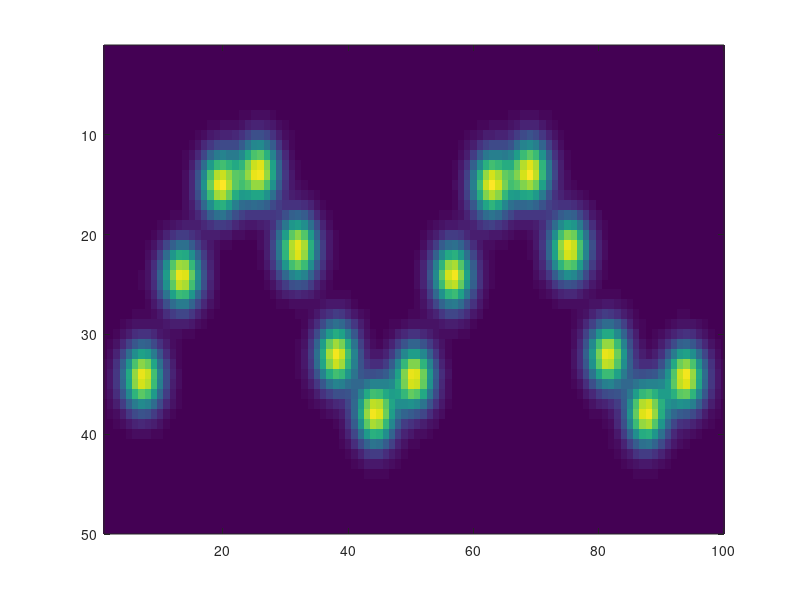

MATLAB code for this plot: (Note: this script raises an error after producing the figure.)
%%% Script for creating synthetic, 2D mixture-of-Gaussians data

%% Parameters 

% File to write to
OUT_FPATH = '/Users/cmcgrory/paninski_lab/worm/data/gmm_data_2d.mat';

% Image size 
IMG_SIZE = [100, 50];

% Image size limits
IMG_XLIM = [1, 100];
IMG_YLIM = [1, 50];

% Number of samples
T = 20;

% Sample rate (Hz)
SMP_RATE = 4;

% Number of mixture components
K = 15;

% Number of 'cycles' spanning worm
N_CYCLES = 2;

% Frequency of worm movement (Hz)
FREQ = 0.5;

% Amplitude of worm movement (image units)
AMP = 12.5;

% Scale of isotropic covariance matrix for GMM
COV_SCL = 5.0;

% Flag for whether or not to add noise
ADD_NOISE = false;

% Noise level (stddev of Gaussian noise)
NOISE_STD = 1e-4;


%% Create time series of mean positions

% X-values of means are equally spaced; don't change in time
means_x = linspace(IMG_XLIM(1), IMG_XLIM(2), K + 2);
means_x = means_x(2:K+1);
means_x = repmat(means_x, [T, 1]);

% Y-values of means oscillate in time
phases = linspace(0, N_CYCLES * 2 * pi, K);
offset = IMG_YLIM(1) + (IMG_YLIM(2) - IMG_YLIM(1)) / 2;
rads = (2 * pi * FREQ / SMP_RATE) * (0:(T-1));
means_y = offset + AMP * sin(rads' + phases);

%% Plot motion of means in real-time
% 
% for t = 1:T
%     
%     scatter(means_x(t, :), means_y(t, :));
%     xlim(IMG_XLIM);
%     ylim(IMG_YLIM);
%     
%     pause(1 / SMP_RATE);
%     
% end

%% Create series of GMM densities using mean poositions

% Covariance matrix is isotropic, with scale determined by parameter
sigma = COV_SCL * eye(2);

% Create grid for evaluating densities on
xs = linspace(IMG_XLIM(1), IMG_XLIM(2), IMG_SIZE(1));
ys = linspace(IMG_YLIM(1), IMG_YLIM(2), IMG_SIZE(2));
[yg, xg] = meshgrid(ys, xs);
grid = [xg(:), yg(:)];

data = zeros(IMG_SIZE(1), IMG_SIZE(2), T);
for t = 1:T
    
    % Collect means for time t into vector
    mu = [means_x(t, :)', means_y(t, :)'];
    
    % Create GM distribution with equal mixing proportions
    gm = gmdistribution(mu, sigma);
    
    pdf_vals = pdf(gm, grid);
    data(:, :, t) = reshape(pdf_vals, IMG_SIZE);
end

%% If flag is set, add noise to data

if ADD_NOISE 
    for t = 1:T
        img_nn = data(:, :, t) + NOISE_STD * randn(IMG_SIZE);
        data(:, :, t) = img_nn ./ sum(img_nn(:));
    end
end
   
%% Plot dataset

for t = 1:T
    
    imagesc(data(:, :, t)');
    xlim(IMG_XLIM);
    ylim(IMG_YLIM);
    
    pause(1 / SMP_RATE);
    
end

%% Write data to file

save(OUT_FPATH, 'means_x', 'means_y', 'data');